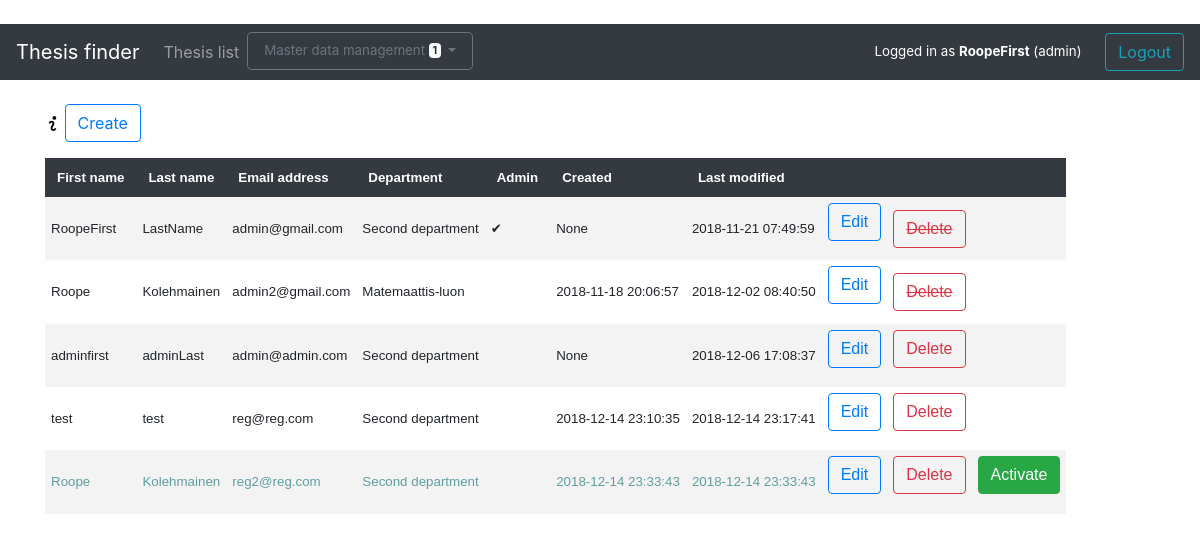
The page /account (signed in) on the database as committed earlier.
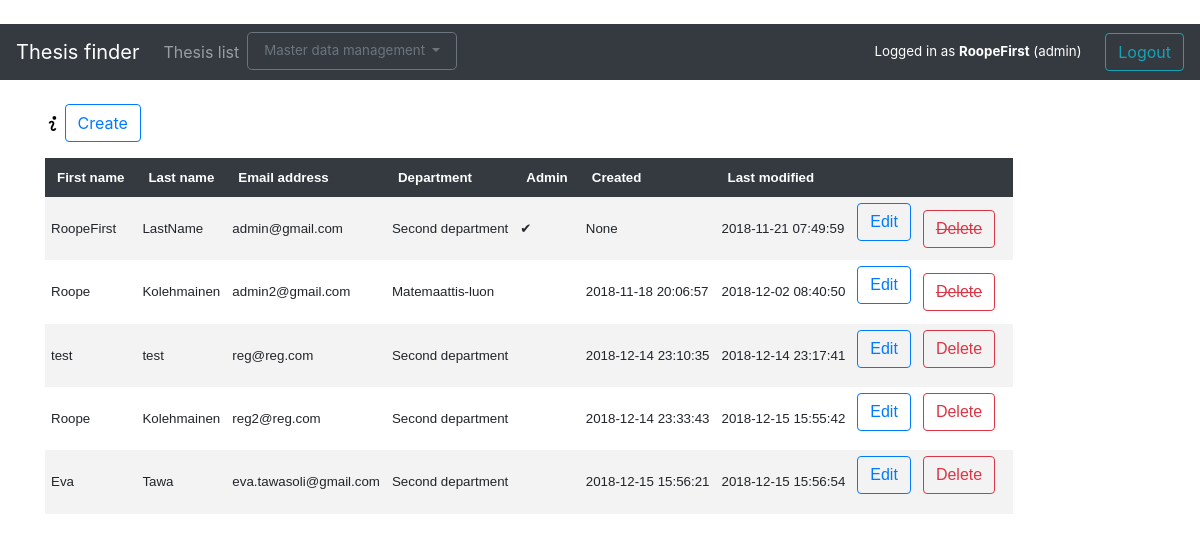
The same page on the database as committed later.
### application/auth/models.py (models this page shows, shortened)
class User(Base):
    __tablename__ = "account"
    userID = db.Column(db.String(100), primary_key=True, nullable=False)
    firstName = db.Column(db.String(144), nullable=False)
    lastName = db.Column(db.String(144), nullable=False)
    password = db.Column(db.String(144), nullable=False)
    admin = db.Column(db.Integer) # Kept as integer for future admin role types
    inactive = db.Column(db.Boolean)
    department = db.Column(db.Integer, db.ForeignKey('department.departmentID'),
                           nullable=True)
    theses = db.relationship("Thesis", backref='account', lazy=True)

### application/departments/models.py (models this page shows, shortened)
class Dept(Base):
    __tablename__ = "department"
    departmentID = db.Column(db.Integer, primary_key=True)
    name = db.Column(db.String(144), nullable=False)
    accounts = db.relationship("User", backref='user_department', lazy=True)

### application/auth/views.py (the view)
@app.route("/account", methods=["GET"])
def accounts_index():
    users =  User.query.outerjoin(Dept, User.department == Dept.departmentID).all()
    theses_users = Thesis.query.distinct(Thesis.userID)
    theses_users = [user.userID for user in theses_users]
    return render_template("auth/list.html", theses_users = theses_users, users = users)

### application/__init__.py (called while the page is built)
@login_manager.user_loader
def load_user(user_id):
    return User.query.get(user_id)

### application/templates/auth/list.html
{% extends "layout.html" %}
{% block body %}
<div class="container">
    {% if (current_user.admin) %}
    <p><img height="15px" width="15px" src="{{url_for('static', filename='info.svg')}}" data-toggle="tooltip" title="Double click row to display single user."
             data-placement="right"><img> <a class="btn btn-outline-primary" href=" {{ url_for('account_form') }} " role="button">Create</a></p>
    <table id="usertable">
        <tr>
            <th>First name</th>
            <th>Last name</th>
            <th>Email address</th>
            <th>Department</th>
            <th>Admin</th>
            <th>Created</th>
            <th>Last modified</th>
            <th colspan="3"></th>
        </tr>
        {% for user in users %}
        {% if user.inactive %}
        <tr id="{{user.userID}}" class="item" style="color:cadetblue">
        {% else %}
        <tr id="{{user.userID}}" class="item">
       {% endif %}
            <td>{{ user.firstName }}</td>
            <td>{{ user.lastName }}</td>
            <td>{{ user.userID }}</td>
            <td>{{ user.user_department.name}}</td>
            <td>{% if user.admin == 1 %}&#10004;{% endif %}</td>
            <td>{{ user.createdOn }}</td>
            <td>{{ user.modifiedOn }}</td>
            <td>
                <form method="GET" action="{{ url_for('account_edit', account_id=user.userID) }}">
                    <input class="btn btn-outline-primary" type="submit" value="Edit">
                </form>
            </td>
            <td>
                {% if user.userID in theses_users %}
                <a tabindex="0" class="btn btn-outline-danger" role="button" data-toggle="popover" data-trigger="focus" data-content="User is supervisor to theses and cannot be deleted">
                    <s>Delete</s></a>
                {% else %}
                <form method="POST" action="{{url_for('user_delete', account_id=user.userID)}}">
                    <input class="btn btn-outline-danger" type="submit" value="Delete">
                </form>
                {% endif %}
            </td>
            <td>{% if user.inactive %}
                <form method="POST" action="{{url_for('user_activate', account_id=user.userID)}}">
                        <input class="btn btn-success" type="submit" value="Activate">
                    </form>
                {% endif %}</td>
        </tr>
        {% endfor %}
        {% endif %}
    </table>
</div>
    {% endblock %}

### application/templates/layout.html (shortened to what this page needs)
﻿<!DOCTYPE html>
<html>
<head>
    <link rel="stylesheet" href="https://maxcdn.bootstrapcdn.com/bootstrap/4.0.0/css/bootstrap.min.css"
>
    <link rel="stylesheet" href="{{url_for('static', filename='chosen/chosen.css')}}">
</head>
<body>
    <nav class="navbar navbar-expand-md navbar-dark bg-dark mb-4">
        <a class="navbar-brand" href="/">Thesis finder</a>
        <div class="collapse navbar-collapse" id="navbarCollapse">
            <ul class="navbar-nav mr-auto">
                <li class="nav-item">
                    <a class="nav-link" href="{{ url_for('theses_index') }} ">Thesis list</a>
                </li>
                {% if current_user.admin %}
                <li class="nav-item">
                    <div class="dropdown">
                        <button class="btn btn-outline-secondary btn-lg dropdown-toggle" type="button" id="dropdownMenuButton"
                            data-toggle="dropdown" aria-haspopup="true" aria-expanded="false">
                            Master data management <span class="badge badge-light">{% if inactive_users == 0 %}{% else %}{{inactive_users}}{% endif %}</span>
                        </button>
                    </div>
                </li>
                {% endif %}
            </ul>
            <div class="login">
                {% if current_user.is_authenticated %}
                Logged in as <b>{{ current_user.firstName }}</b>
                {% if current_user.admin %}
                (admin)
                {% else %}
                (supervisor)<span style="display:inline-block; width: 20px;"></span>
                {% endif %}
                <a class="btn btn-outline-info" href="{{ url_for('auth_logout') }}" role="button">Logout</a>
                {% else %}
                <a class="btn btn-outline-info" href="{{ url_for('auth_login') }}" role="button">Login</a>
                {% endif %}
            </div>
        </div>
    </nav>
    <main role="main" class="container-fluid">
        {% block body %}{% endblock %}
    </main>
</body>
</html>

### application/templates/layout.html (style rules this page uses)
table { font-family: arial, sans-serif; border-collapse: collapse; font-size: smaller; display: inline-block; overflow-x: auto; white-space: nowrap; }
th { color: #ffffff; background-color: #343a40; text-align: left; padding: 12px; }
td { text-align: left; padding: 6px; }
tr:nth-child(even) { background-color: #f3f3f3; }
.login { color: #ffffff }
.btn-outline-secondary { font-size: smaller; }
.login { font-size:smaller; }

Rows that differ between the two databases and show on the page:
removed User: firstName "adminfirst", lastName "adminLast", userID "admin@admin.com", user_department.name "Second department", createdOn "None", modifiedOn "2018-12-06 17:08:37"
changed User "reg2@reg.com": inactive True → False (drawn); modifiedOn "2018-12-14 23:33:43" → "2018-12-15 15:55:42"; value "Activate" → (not shown)
added User: firstName "Eva", lastName "Tawa", userID "eva.tawasoli@gmail.com", user_department.name "Second department", createdOn "2018-12-15 15:56:21", modifiedOn "2018-12-15 15:56:54"
Other text that changed with them:
{{ inactive_users }}: "1" → (not shown)
